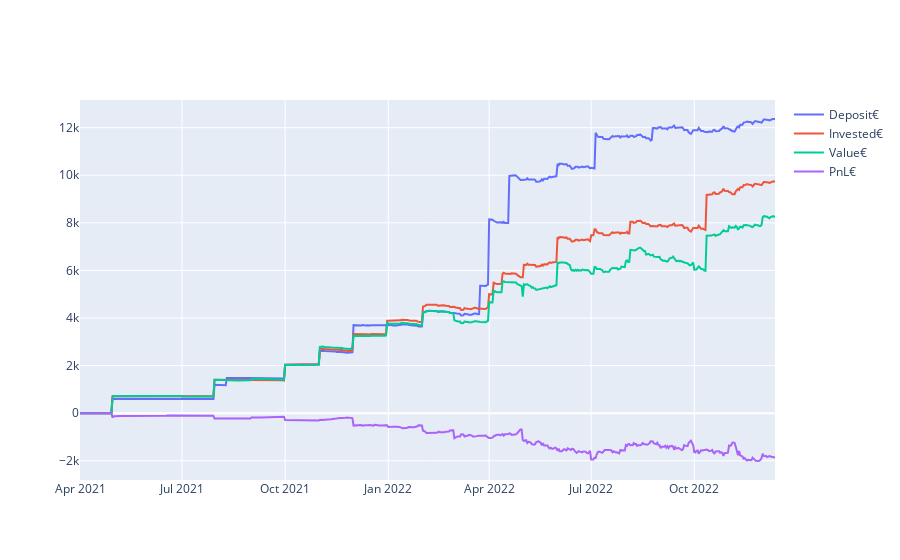

Here is the notebook cell this chart was saved with:
### Code cell
import plotly.graph_objects as go

fig = go.Figure()
fig.add_trace(go.Scatter(x=df.index, y=df['Deposit€', 'ZEN', 'All'], name='Deposit€'))
fig.add_trace(go.Scatter(x=df.index, y=df['Invested€', 'ZEN', 'All'], name='Invested€'))
fig.add_trace(go.Scatter(x=df.index, y=df['Value€', 'ZEN', 'All'], name='Value€'))
fig.add_trace(go.Scatter(x=df.index, y=df['PnL€', 'ZEN', 'All'], name='PnL€'))
# for asset in df['PnL', 'ZEN'].columns:
#     print(asset)
#     fig.add_trace(go.Scatter(x=df.index, y=df['PnL', 'ZEN', asset], name=asset))

fig.show()

### Figure 1 — Plotly figure (JSON) as saved in the notebook; plotly's stock layout.template omitted (floating-point values rounded to 4 significant figures; data arrays with more than 128 entries replaced by an {"elided": "..."} marker saying what was removed)
{"data": [{"name": "Deposit€", "type": "scatter", "x": {"elided": "621 str values"}, "y": {"elided": "621 float values"}}, {"name": "Invested€", "type": "scatter", "x": {"elided": "621 str values"}, "y": {"elided": "621 float values"}}, {"name": "Value€", "type": "scatter", "x": {"elided": "621 str values"}, "y": {"elided": "621 float values"}}, {"name": "PnL€", "type": "scatter", "x": {"elided": "621 str values"}, "y": {"elided": "621 float values"}}], "layout": {}}
